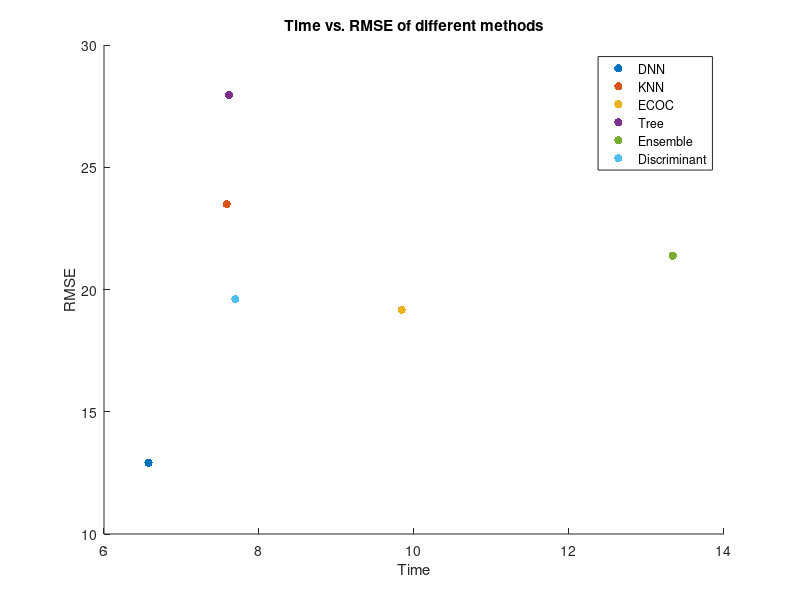

Reproduce this figure in MATLAB.
t=[6.5740,7.5837,9.8419,7.6132,13.3399,7.6936]
rmse=[12.912,23.4918,19.1693,27.9621,21.3837,19.6062]

figure;
for i=1:6
    scatter(t(i),rmse(i),'filled')
    hold on
end
xlabel('Time')
ylabel('RMSE')
legend('DNN','KNN','ECOC','Tree','Ensemble','Discriminant');
title('Time vs. RMSE of different methods')
